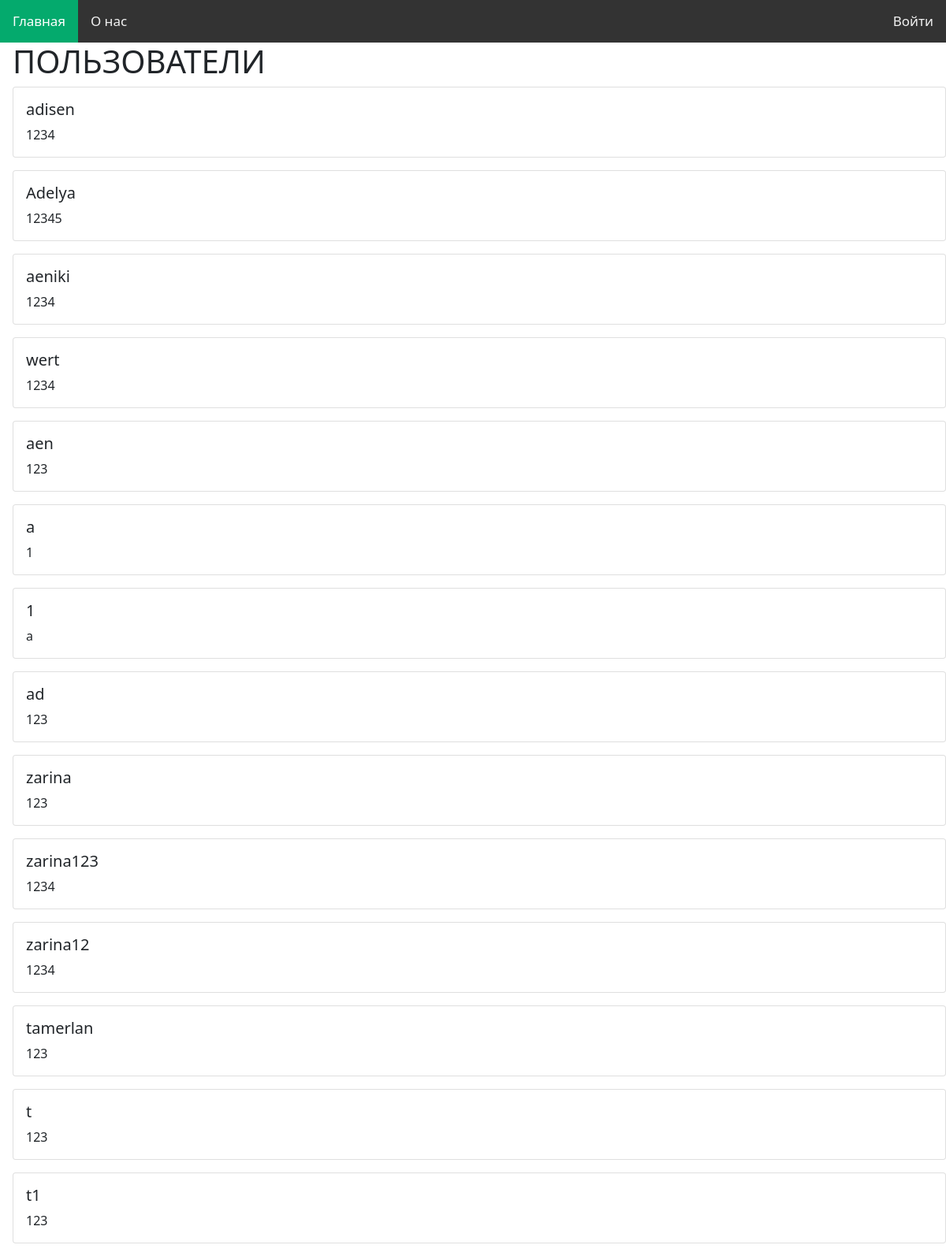
Screenshot of /users with the database file from the repository.
### tables this page shows
CREATE TABLE passwords(
login TEXT PRIMARY KEY,
password TEXT NOT NULL, role TEXT);

### main.py (the view)
@app.route("/users")
def get_users():
    conn = get_db_connection()
    users = conn.execute('SELECT * FROM passwords').fetchall()
    conn.close()
    return render_template('users/users.html', users=users)

### main.py (called while the page is built)
def get_db_connection():
    conn = sqlite3.connect('login_password.db')
    conn.row_factory = sqlite3.Row
    return conn

### timeweb4/templates/users/users.html (shortened to what this page needs)
{% extends "base.html" %}
{% block content %}
<link rel="stylesheet" href="https://cdn.jsdelivr.net/npm/bootstrap@5.1.3/dist/css/bootstrap.min.css">
<h1>ПОЛЬЗОВАТЕЛИ</h1>
    {% for user in users %}
        <div class="card mb-3">
            <div class="card-body">
                <h5 class="card-title">{{ user['login'] }}</h5>
                <p class="card-text">{{ user['password'] }}</p>
            </div>
        </div>
    {% endfor %}
{% endblock %}

### timeweb4/templates/base.html (shortened to what this page needs)
<!DOCTYPE html>
<html lang="en">
<head>
    <link rel="stylesheet" href="{{ url_for('static', filename= 'css/index.css') }}">
</head>
<body>
    <nav>
        <div class="topnav">
            <a class="active" href="{{ url_for('index') }}">Главная</a>
            <a href="{{ url_for('about') }}">О нас</a>
            {% if session.get('username') %}
                <a href="">Мои посты</a>
                <a class="login" href="{{ url_for('logout') }}">Выйти</a>
                <a class="login" href="{{ url_for('account') }}">Личный кабинет</a>
            {% else %}
                <a class="login" href="{{ url_for('authorization') }}">Войти</a>
            {% endif %}
        </div>
    </nav>
    <main>
        <div style="padding-left:16px">
            {% block content %}{% endblock %}
        </div>
    </main>
</body>
</html>

### testproject/static/css/index.css (style rules this page uses)
body { margin: 0; font-family: Arial, Helvetica, sans-serif; }
.topnav { overflow: hidden; background-color: #333; }
.topnav a { float: left; color: #f2f2f2; text-align: center; padding: 14px 16px; text-decoration: none; font-size: 17px; }
.topnav a.login { float: right; color: #f2f2f2; text-align: center; padding: 14px 16px; text-decoration: none; font-size: 17px; }
.topnav a.active { background-color: #04AA6D; color: white; }

### rows the page displays
passwords: login "adisen", password "1234"
passwords: login "Adelya", password "12345"
passwords: login "aeniki", password "1234"
passwords: login "wert", password "1234"
passwords: login "aen", password "123"
passwords: login "a", password "1"
passwords: login "1", password "a"
passwords: login "ad", password "123"
passwords: login "zarina", password "123"
passwords: login "zarina123", password "1234"
passwords: login "zarina12", password "1234"
passwords: login "tamerlan", password "123"
passwords: login "t", password "123"
passwords: login "t1", password "123"
